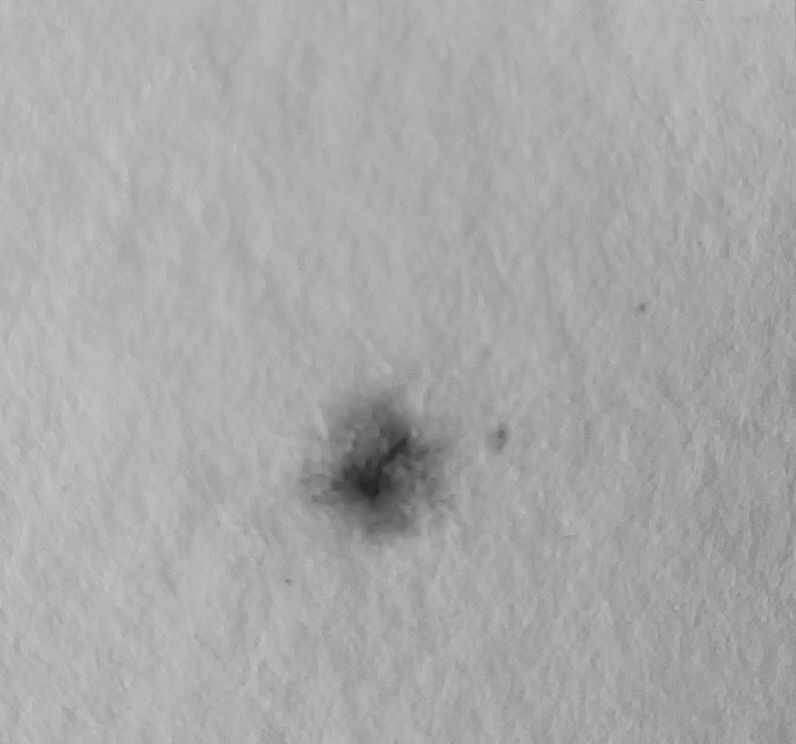
#> input picture analyzy/images/D2/01_b_Epicoccum-layunese_OppoReno5z.jpg, 796 x 744 px; its folder holds only this picture in this run
$ python tvary_masky.py
#> lines starting #> are read from the running program, lines starting #| are printed output that depends on the picture; after the words box and inside, x2 and y2 are one past the last pixel; in counts of white or black regions, pixels touching at a corner belong together
### analyzy/skvrny/subory.py
from pathlib import Path

import cv2
import numpy as np

PRIPONY = (".jpg", ".jpeg", ".png")
VYSLEDKY = Path(__file__).parent / "vysledky"


def zoznam_fotiek(priecinok):
    return sorted(p for p in Path(priecinok).iterdir() if p.suffix.lower() in PRIPONY)


def najdi_fotku(priecinok, nazov):
    return next(p for p in zoznam_fotiek(priecinok) if p.stem == nazov)


def nacitaj_obrazok(cesta):
    return cv2.imdecode(np.fromfile(str(cesta), np.uint8), cv2.IMREAD_COLOR)


def nacitaj_masku(cesta):
    if not Path(cesta).is_file():
        return None
    return cv2.imdecode(np.fromfile(str(cesta), np.uint8), cv2.IMREAD_GRAYSCALE) > 127
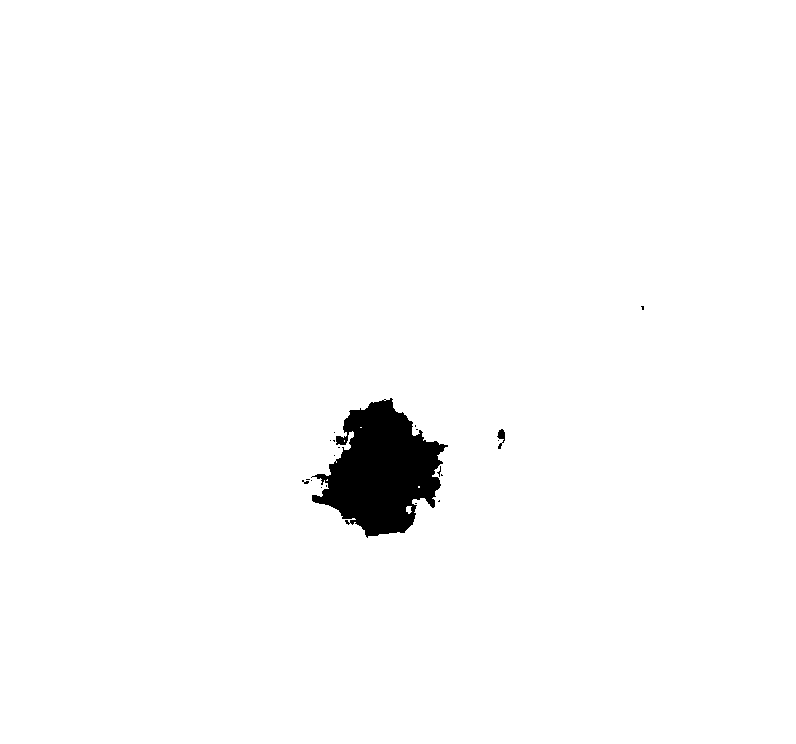
#> returned value: shape (744, 796) bool; 98.1% white; 20 black regions (18 under 20 px), largest, box (x1, y1, x2, y2) and area: (311, 398, 448, 538) 10971, (497, 429, 505, 449) 84


def uloz_obrazok(cesta, obrazok):
    cv2.imencode(Path(cesta).suffix, obrazok)[1].tofile(str(cesta))


def udaje_z_nazvu(nazov):
    vzorka, _, druh = nazov.split("_")[:3]
    return vzorka, druh.split("-")[0].capitalize()

### analyzy/klasifikacia/tvary_masky.py
"""Veľkosť a tvar masky škvrny — geometrické príznaky pre manuálny kľúč.

Pre každú masku spočíta:
  - plocha            = počet pixelov masky,
  - obvod             = dĺžka kontúry (OpenCV),
  - kruhovitosť       = 4π·plocha / obvod²       (1 = kruh, 0 = nepravidelný),
  - excentricita      = sqrt(1 − (λ2/λ1)) z vlastných čísel 2. centrálneho momentu
                        (0 = kruh, →1 = pretiahnutý),
  - pomer_stran       = sqrt(λ1/λ2)               (koľkokrát je dlhšia os dlhšia).

Výstup:
  - tvary_masky.csv          (riadok = fotka, stĺpce = príznaky)
  - tvary_masky_zhrnute.csv  (riadok = druh, priemer ± SD cez fotky)
  - tvary_boxploty.png       (4 boxploty podľa druhu)

    python -m klasifikacia.tvary_masky --fotky images/D2 --masky images/D2/masky
"""
import argparse
from pathlib import Path

import cv2
import matplotlib.pyplot as plt
import numpy as np
import pandas as pd

from skvrny.subory import nacitaj_masku, udaje_z_nazvu, zoznam_fotiek

VYSTUP = Path(__file__).parent / "vysledky_tvary"


def priznaky_masky(maska):
    """Vráti dict s geometrickými príznakmi masky. Ak maska nemá kontúru, vráti None."""
    maska_u8 = (maska.astype(np.uint8) * 255)
#> maska_u8: shape (744, 796); 98.1% white; 20 black regions (18 under 20 px)
    kontury, _ = cv2.findContours(maska_u8, cv2.RETR_EXTERNAL, cv2.CHAIN_APPROX_NONE)
#> kontury = 1 contour; box (x1, y1, x2, y2) and area: (0, 0, 796, 744) 590685
    if not kontury:
        return None
    # najväčšia kontúra (masky môžu obsahovať drobné artefakty)
    kontura = max(kontury, key=cv2.contourArea)
#> kontura = contour of 3076 points, box (x1, y1, x2, y2) (0, 0, 796, 744), area 590685

    plocha = float(cv2.contourArea(kontura))
#> plocha = 590685
    obvod = float(cv2.arcLength(kontura, True))
#> obvod = 3076
    if plocha < 20 or obvod < 10:
        return None

    kruhovitost = 4 * np.pi * plocha / (obvod ** 2) if obvod > 0 else 0.0
#> kruhovitost = 0.785

    # 2. centrálny moment z pixelov masky → excentricita a pomer strán
    ys, xs = np.nonzero(maska)
    cov = np.cov(np.column_stack([xs, ys]), rowvar=False)
#> cov = [[53788.7, 32.31], [32.31, 46800.4]]
    cisla = np.sort(np.linalg.eigvalsh(cov))[::-1]  # λ1 >= λ2
#> cisla = [53788.8, 46800.3]
    l1, l2 = max(cisla[0], 1e-9), max(cisla[1], 1e-9)
#> l1 = 53788.8; l2 = 46800.3
    excentricita = float(np.sqrt(1 - l2 / l1))
#> excentricita = 0.36
    pomer_stran = float(np.sqrt(l1 / l2))
#> pomer_stran = 1.07

    return {
        "plocha": plocha,
        "obvod": obvod,
        "kruhovitost": kruhovitost,
        "excentricita": excentricita,
        "pomer_stran": pomer_stran,
    }


def main():
    ap = argparse.ArgumentParser(description=__doc__, formatter_class=argparse.RawDescriptionHelpFormatter)
    ap.add_argument("--fotky", default="images/D2")
    ap.add_argument("--masky", default="images/D2/masky")
    args = ap.parse_args()

    riadky = []
    for cesta in zoznam_fotiek(args.fotky):
        maska = nacitaj_masku(Path(args.masky) / (cesta.stem + ".png"))
        if maska is None or not maska.any():
            continue
        _, druh = udaje_z_nazvu(cesta.stem)
        pr = priznaky_masky(maska)
#> pr = {'plocha': 590685, 'obvod': 3076, 'kruhovitost': 0.785, 'excentricita': 0.36, 'pomer_stran': 1.07}
        if pr is None:
            continue
        riadky.append({"druh": druh, "subor": cesta.name, **pr})
    tabulka = pd.DataFrame(riadky)
#> tabulka = table of 1 rows and 7 columns
    if tabulka.empty:
        print("Žiadne masky nenačítané.")
        return

    # zhrnutie po druhoch
    priznaky = ["plocha", "kruhovitost", "excentricita", "pomer_stran"]
    zhrnute = tabulka.groupby("druh")[priznaky].agg(["mean", "std", "count"])
#> zhrnute = table of 1 rows and 12 columns
    zhrnute.columns = [f"{a}_{b}" for a, b in zhrnute.columns]
    zhrnute = zhrnute.reset_index()
#> zhrnute = table of 1 rows and 13 columns

    VYSTUP.mkdir(exist_ok=True)
    tabulka.to_csv(VYSTUP / "tvary_masky.csv", index=False, encoding="utf-8")
    zhrnute.to_csv(VYSTUP / "tvary_masky_zhrnute.csv", index=False, encoding="utf-8")

    # ---- boxploty ----
    druhy = sorted(tabulka.druh.unique())
#> druhy = ['Epicoccum']
    popisky = {
        "plocha": "plocha (px)",
        "kruhovitost": "kruhovitosť (1 = kruh)",
        "excentricita": "excentricita (0 = kruh)",
        "pomer_stran": "pomer strán (dlhšia/kratšia os)",
    }
    fig, osi = plt.subplots(1, 4, figsize=(18, 5.5))
    for ax, priznak in zip(osi, priznaky):
        data = [tabulka.loc[tabulka.druh == d, priznak].to_numpy() for d in druhy]
        bp = ax.boxplot(data, patch_artist=True, labels=druhy, showfliers=True)
        farby = plt.get_cmap("tab20")(np.linspace(0, 1, len(druhy)))
        for patch, farba in zip(bp["boxes"], farby):
            patch.set_facecolor(farba)
            patch.set_alpha(0.6)
        ax.set_title(popisky[priznak])
        ax.set_xticklabels(druhy, rotation=60, ha="right", fontsize=8)
        ax.grid(alpha=0.25, axis="y")
#> this loop made 4 passes
#> data on passes 1 to 4: [[590685]], [[0.785]], [[0.36]], [[1.07]]
    fig.suptitle("Geometrické príznaky masky podľa druhu (bod = fotka)")
    fig.tight_layout()
    fig.savefig(VYSTUP / "tvary_boxploty.png", dpi=150)
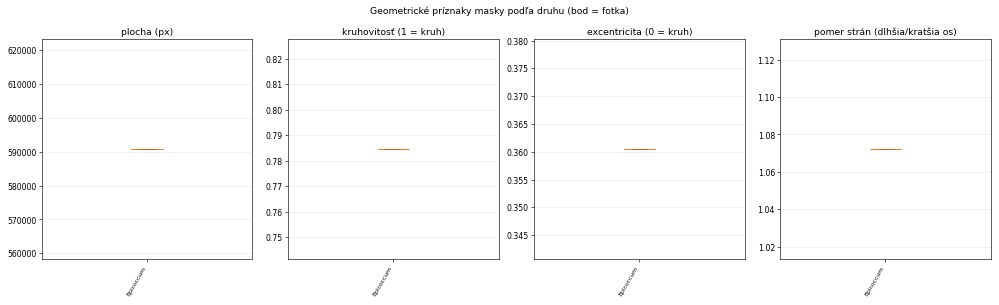
#> figure drawn by matplotlib, 4 panels
    plt.close(fig)

    # ---- konzolový výpis: kde sa Curtobacterium a Sphingomonas líšia ----
    print("Zhrnutie po druhoch (priemer ± SD):")
    pd.set_option("display.width", 200)
    print(zhrnute.round(2).to_string(index=False))
#|      druh  plocha_mean  plocha_std  plocha_count  kruhovitost_mean  kruhovitost_std  kruhovitost_count  excentricita_mean  excentricita_std  excentricita_count  pomer_stran_mean  pomer_stran_std  pomer_stran_count
#| Epicoccum     590685.0         NaN             1              0.78              NaN                  1               0.36               NaN                   1              1.07              NaN                  1

    dvojica = ["Curtobacterium", "Sphingomonas"]
    pod = tabulka[tabulka.druh.isin(dvojica)]
#> pod = table of 0 rows and 7 columns
    if len(pod) > 0:
        print("\nCurtobacterium vs. Sphingomonas — priemer ± SD:")
        for priznak in priznaky:
            for d in dvojica:
                hodnoty = tabulka.loc[tabulka.druh == d, priznak]
                if len(hodnoty):
                    print(f"  {priznak:14s} {d:15s} {hodnoty.mean():8.2f} ± {hodnoty.std(ddof=0):.2f}")
        print("\nAk sa intervaly ±1 SD neprekrývajú → použiteľné ako pravidlo v kľúči.")
    print(f"\nUložené do {VYSTUP}")


if __name__ == "__main__":
    main()

$ run again, on analyzy/images/D2/101_d_Rhodococcus-degradans_OppoReno5z.jpg
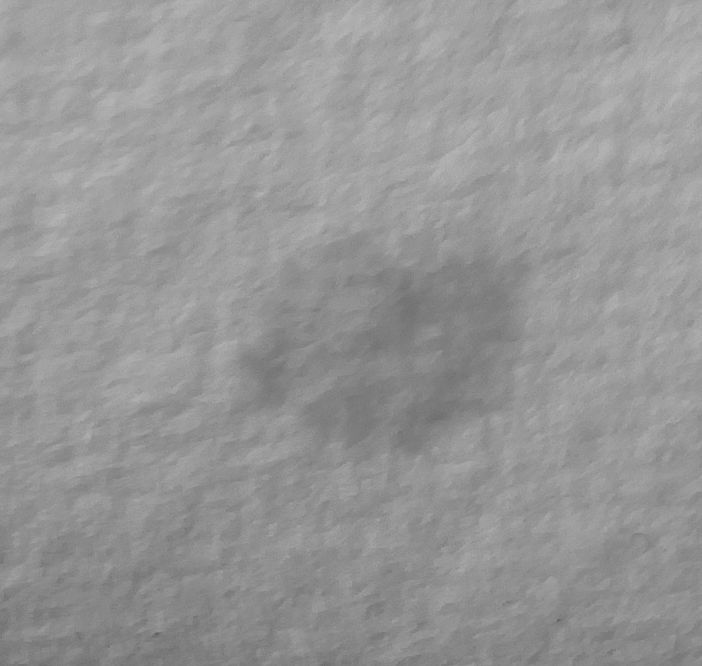
#> input picture analyzy/images/D2/101_d_Rhodococcus-degradans_OppoReno5z.jpg, 702 x 666 px
#> in nacitaj_masku, `return cv2.imdecode(np.fromfile(str(cesta), np.uint8), cv2.IMREAD_GRAY..`:
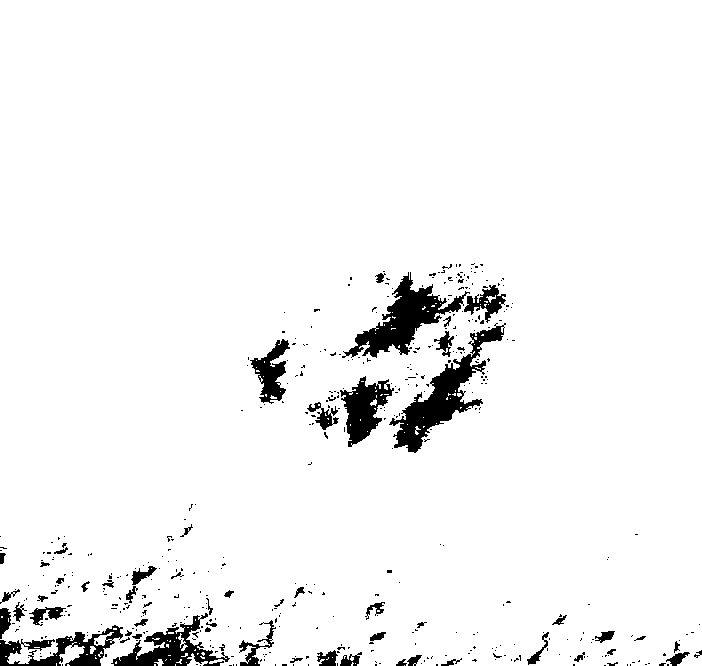
#> returned value: shape (666, 702) bool; 95.6% white; 458 black regions (400 under 20 px), largest, box (x1, y1, x2, y2) and area: (389, 323, 506, 453) 3734, (342, 272, 470, 358) 3430, (111, 613, 230, 666) 2149
#> maska_u8: shape (666, 702); 95.6% white; 458 black regions (400 under 20 px)
#> kontury = 55 contours, 49 with area under 20; largest, box (x1, y1, x2, y2) and area: (0, 0, 702, 666) 459538, (59, 642, 85, 666) 246, (187, 653, 208, 666) 72, (178, 633, 188, 651) 32, (90, 646, 96, 654) 23, (154, 659, 164, 666) 22
#> kontura = contour of 3805 points, box (x1, y1, x2, y2) (0, 0, 702, 666), area 459538
#> plocha = 459538.5
#> obvod = 4056.4
#> kruhovitost = 0.351
#> cov = [[41790.5, 862.5], [862.5, 36761]]
#> cisla = [41934.3, 36617.2]
#> l1 = 41934.3; l2 = 36617.2
#> excentricita = 0.356
#> pomer_stran = 1.07
#> pr = {'plocha': 459538.5, 'obvod': 4056.4, 'kruhovitost': 0.351, 'excentricita': 0.356, 'pomer_stran': 1.07}
#> tabulka = table of 1 rows and 7 columns
#> in main, `zhrnute = tabulka.groupby("druh")[priznaky].agg(["mean", "std", "count..`: zhrnute = table of 1 rows and 12 columns
#> in main, `zhrnute = zhrnute.reset_index()`: zhrnute = table of 1 rows and 13 columns
#> druhy = ['Rhodococcus']
#> the loop in main, `for ax, priznak in zip(osi, priznaky):` made 4 passes
#> data on passes 1 to 4: [[459538.5]], [[0.351]], [[0.356]], [[1.07]]
#> in main, `fig.savefig(VYSTUP / "tvary_boxploty.png", dpi=150)`:
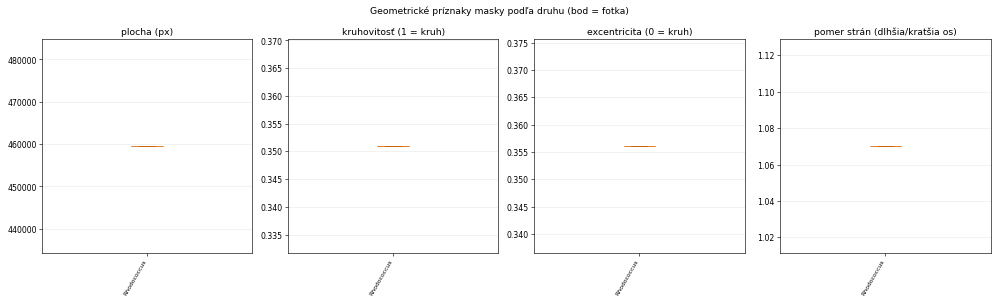
#> figure drawn by matplotlib, 4 panels
#|        druh  plocha_mean  plocha_std  plocha_count  kruhovitost_mean  kruhovitost_std  kruhovitost_count  excentricita_mean  excentricita_std  excentricita_count  pomer_stran_mean  pomer_stran_std  pomer_stran_count
#| Rhodococcus     459538.5         NaN             1              0.35              NaN                  1               0.36               NaN                   1              1.07              NaN                  1
#> pod = table of 0 rows and 7 columns

$ run again, on analyzy/images/D2/102_b_Rhodococcus-degradans_OppoReno5z.jpg
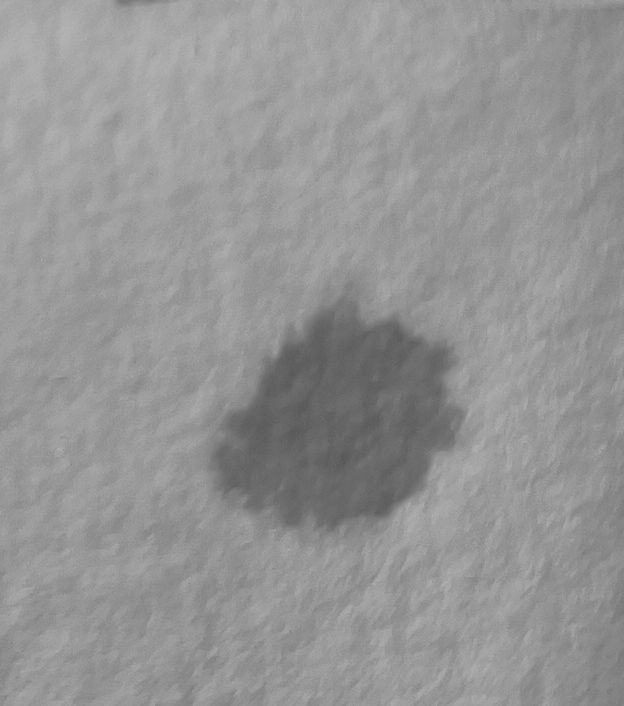
#> input picture analyzy/images/D2/102_b_Rhodococcus-degradans_OppoReno5z.jpg, 624 x 706 px
#> in nacitaj_masku, `return cv2.imdecode(np.fromfile(str(cesta), np.uint8), cv2.IMREAD_GRAY..`:
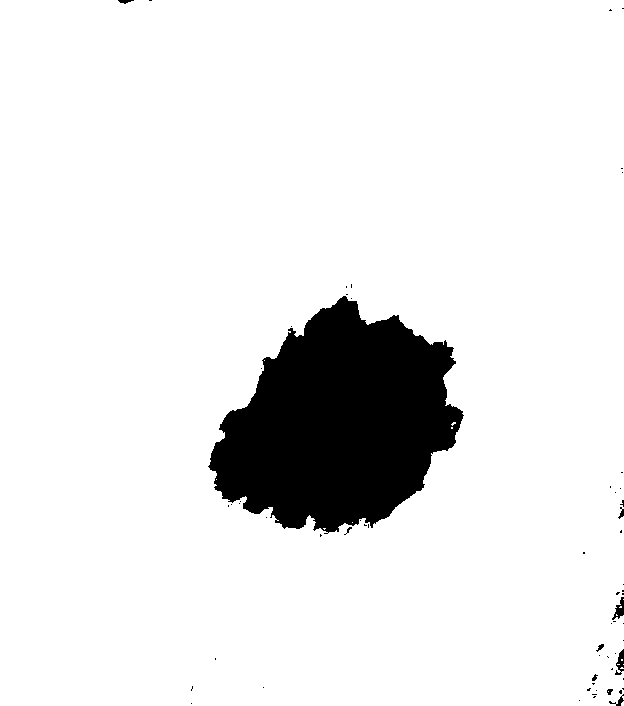
#> returned value: shape (706, 624) bool; 91% white; 62 black regions (53 under 20 px), largest, box (x1, y1, x2, y2) and area: (208, 296, 464, 534) 39176, (612, 597, 624, 620) 129, (615, 649, 624, 675) 125
#> maska_u8: shape (706, 624); 91% white; 62 black regions (53 under 20 px)
#> kontury = 9 contours, 8 with area under 20; largest, box (x1, y1, x2, y2) and area: (0, 0, 624, 706) 438776
#> kontura = contour of 2707 points, box (x1, y1, x2, y2) (0, 0, 624, 706), area 438776
#> plocha = 438775.5
#> obvod = 2742.2
#> kruhovitost = 0.733
#> cov = [[35121.5, -248], [-248, 44703.3]]
#> cisla = [44709.7, 35115.1]
#> l1 = 44709.7; l2 = 35115.1
#> excentricita = 0.463
#> pomer_stran = 1.13
#> pr = {'plocha': 438775.5, 'obvod': 2742.2, 'kruhovitost': 0.733, 'excentricita': 0.463, 'pomer_stran': 1.13}
#> tabulka = table of 1 rows and 7 columns
#> in main, `zhrnute = tabulka.groupby("druh")[priznaky].agg(["mean", "std", "count..`: zhrnute = table of 1 rows and 12 columns
#> in main, `zhrnute = zhrnute.reset_index()`: zhrnute = table of 1 rows and 13 columns
#> druhy = ['Rhodococcus']
#> the loop in main, `for ax, priznak in zip(osi, priznaky):` made 4 passes
#> data on passes 1 to 4: [[438775.5]], [[0.733]], [[0.463]], [[1.13]]
#> in main, `fig.savefig(VYSTUP / "tvary_boxploty.png", dpi=150)`:
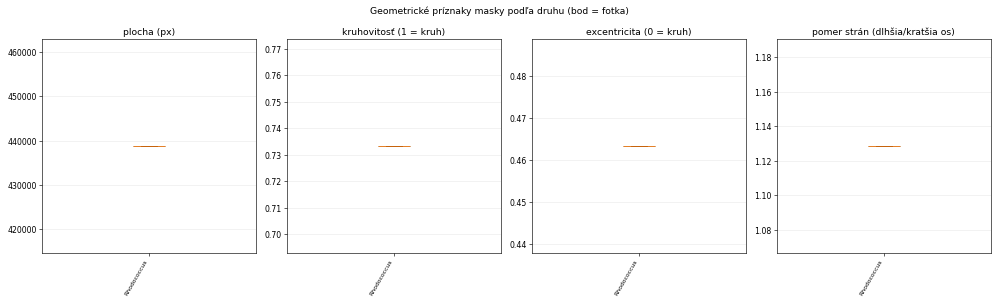
#> figure drawn by matplotlib, 4 panels
#|        druh  plocha_mean  plocha_std  plocha_count  kruhovitost_mean  kruhovitost_std  kruhovitost_count  excentricita_mean  excentricita_std  excentricita_count  pomer_stran_mean  pomer_stran_std  pomer_stran_count
#| Rhodococcus     438775.5         NaN             1              0.73              NaN                  1               0.46               NaN                   1              1.13              NaN                  1
#> pod = table of 0 rows and 7 columns

$ run again, on analyzy/images/D2/01_c_Epicoccum-layunese_OppoReno5z.jpg
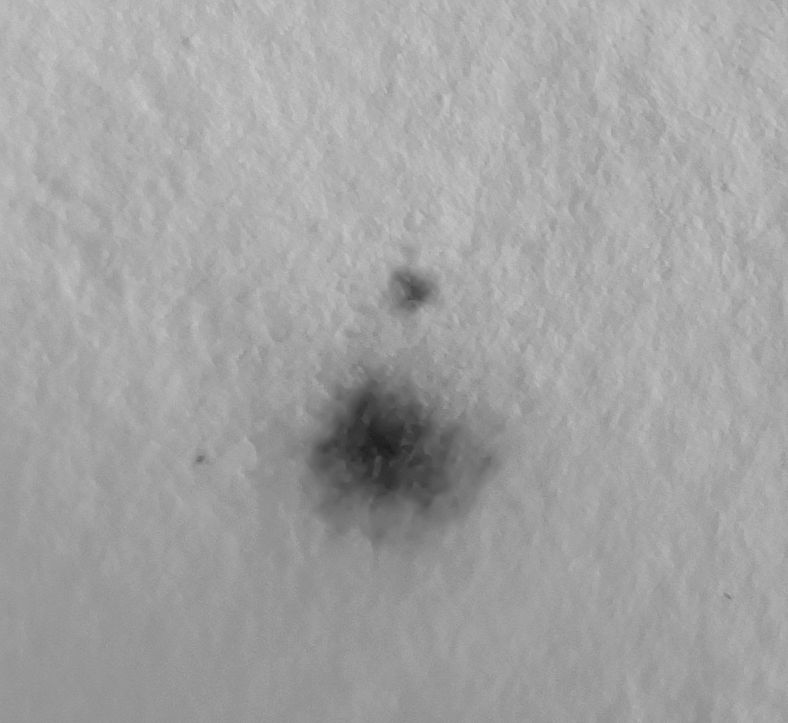
#> input picture analyzy/images/D2/01_c_Epicoccum-layunese_OppoReno5z.jpg, 788 x 723 px
#> in nacitaj_masku, `return cv2.imdecode(np.fromfile(str(cesta), np.uint8), cv2.IMREAD_GRAY..`:
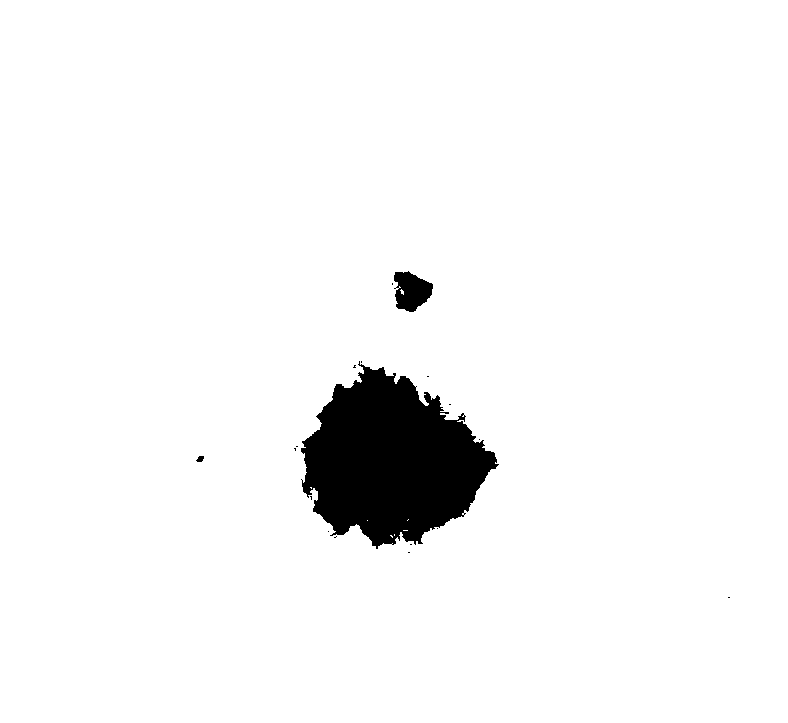
#> returned value: shape (723, 788) bool; 95.8% white; 18 black regions (15 under 20 px), largest, box (x1, y1, x2, y2) and area: (301, 361, 499, 549) 23017, (394, 271, 433, 312) 1098, (196, 456, 204, 462) 35
#> maska_u8: shape (723, 788); 95.8% white; 18 black regions (15 under 20 px)
#> kontury = 1 contour; box (x1, y1, x2, y2) and area: (0, 0, 788, 723) 568214
#> kontura = contour of 3018 points, box (x1, y1, x2, y2) (0, 0, 788, 723), area 568214
#> plocha = 568214
#> obvod = 3018
#> kruhovitost = 0.784
#> cov = [[53948, 9.41], [9.41, 44972.5]]
#> cisla = [53948, 44972.5]
#> l1 = 53948; l2 = 44972.5
#> excentricita = 0.408
#> pomer_stran = 1.1
#> pr = {'plocha': 568214, 'obvod': 3018, 'kruhovitost': 0.784, 'excentricita': 0.408, 'pomer_stran': 1.1}
#> tabulka = table of 1 rows and 7 columns
#> in main, `zhrnute = tabulka.groupby("druh")[priznaky].agg(["mean", "std", "count..`: zhrnute = table of 1 rows and 12 columns
#> in main, `zhrnute = zhrnute.reset_index()`: zhrnute = table of 1 rows and 13 columns
#> druhy = ['Epicoccum']
#> the loop in main, `for ax, priznak in zip(osi, priznaky):` made 4 passes
#> data on passes 1 to 4: [[568214]], [[0.784]], [[0.408]], [[1.1]]
#> in main, `fig.savefig(VYSTUP / "tvary_boxploty.png", dpi=150)`:
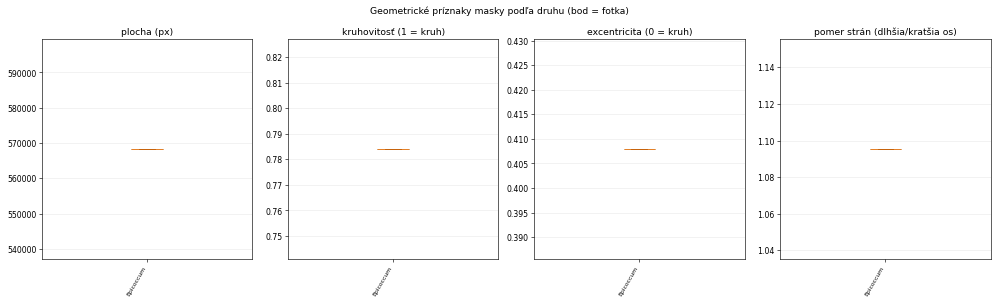
#> figure drawn by matplotlib, 4 panels
#|      druh  plocha_mean  plocha_std  plocha_count  kruhovitost_mean  kruhovitost_std  kruhovitost_count  excentricita_mean  excentricita_std  excentricita_count  pomer_stran_mean  pomer_stran_std  pomer_stran_count
#| Epicoccum     568214.0         NaN             1              0.78              NaN                  1               0.41               NaN                   1               1.1              NaN                  1
#> pod = table of 0 rows and 7 columns
